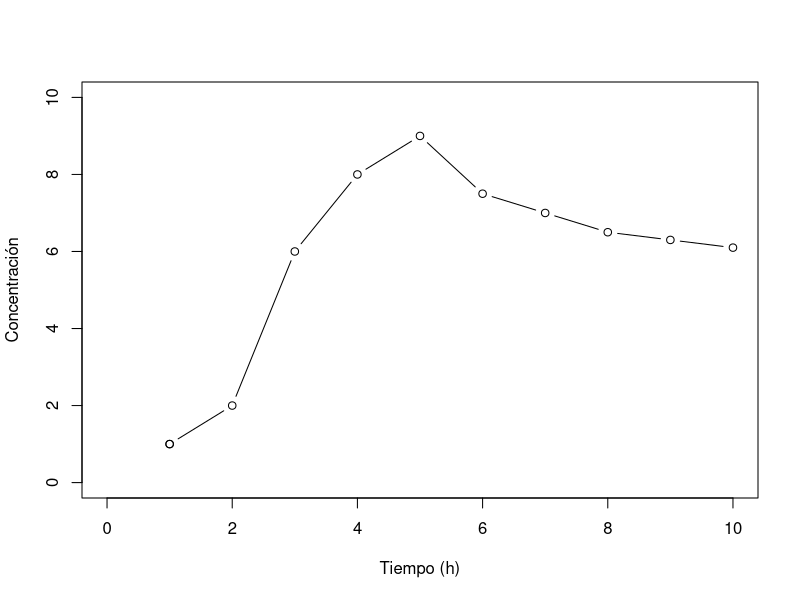
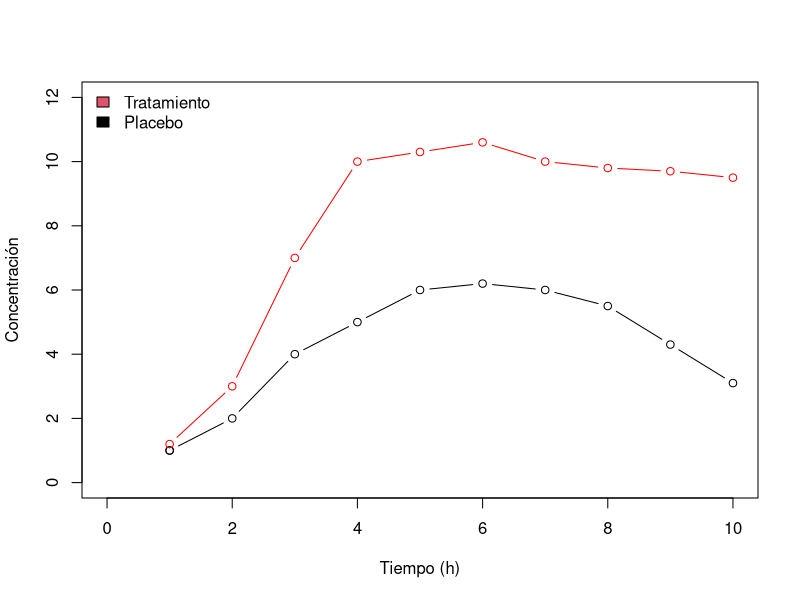
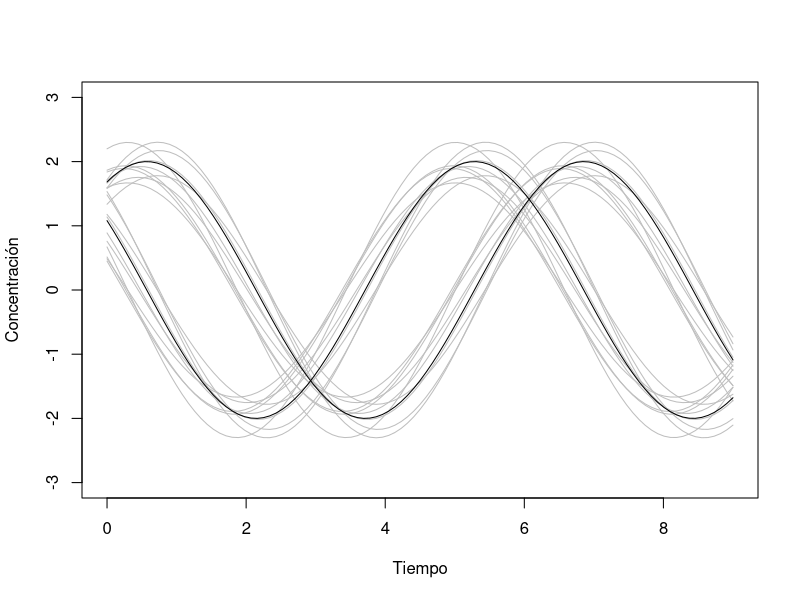
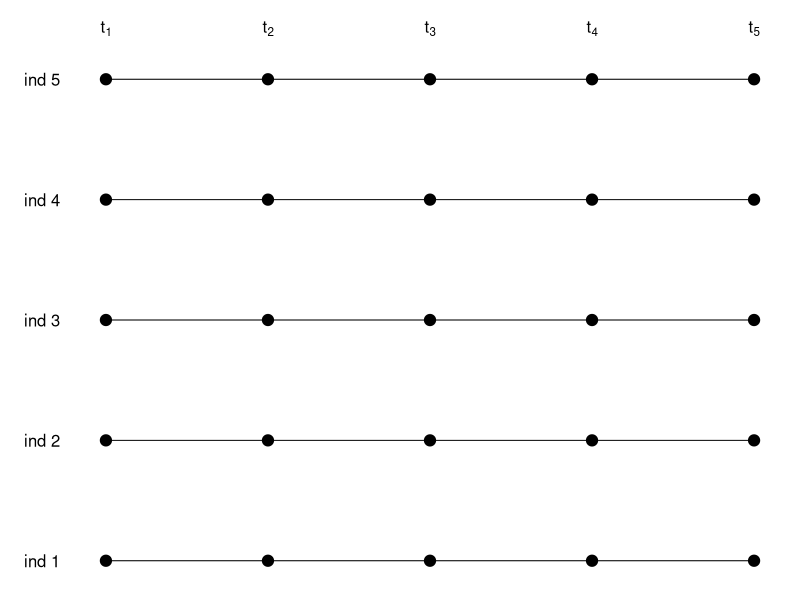
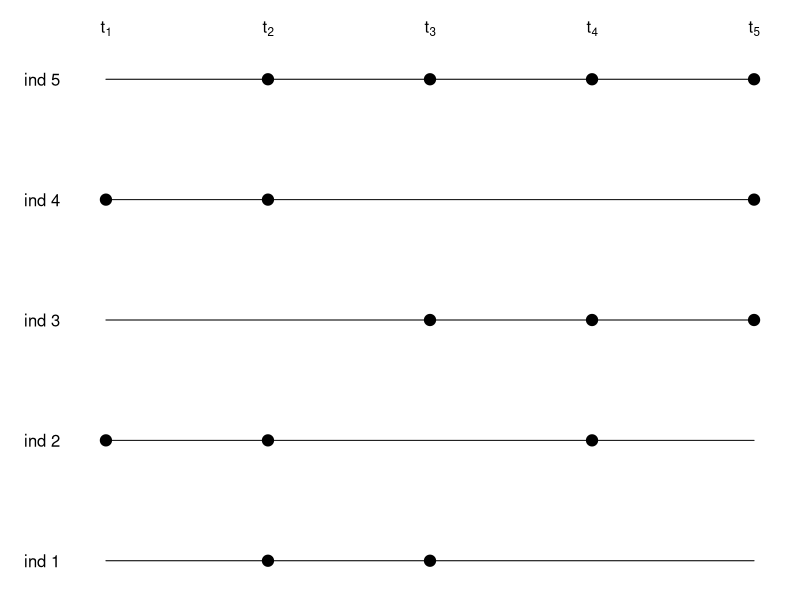
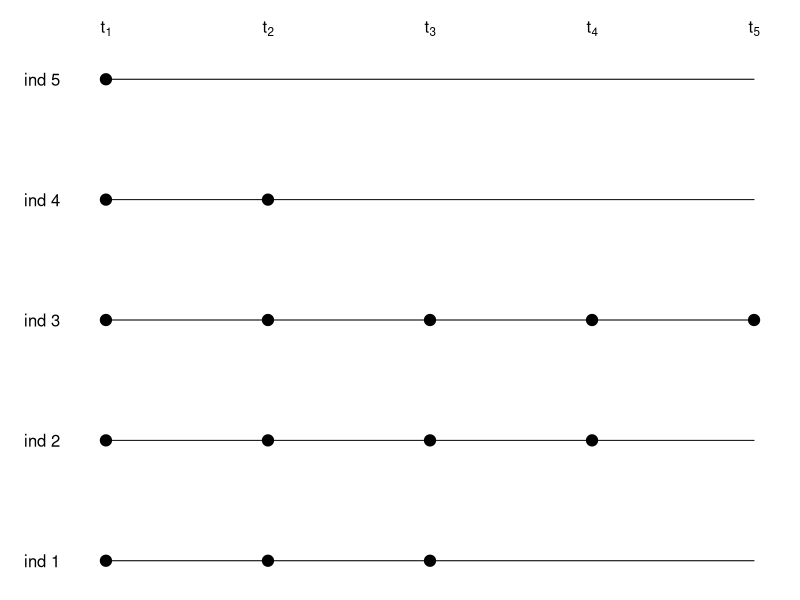
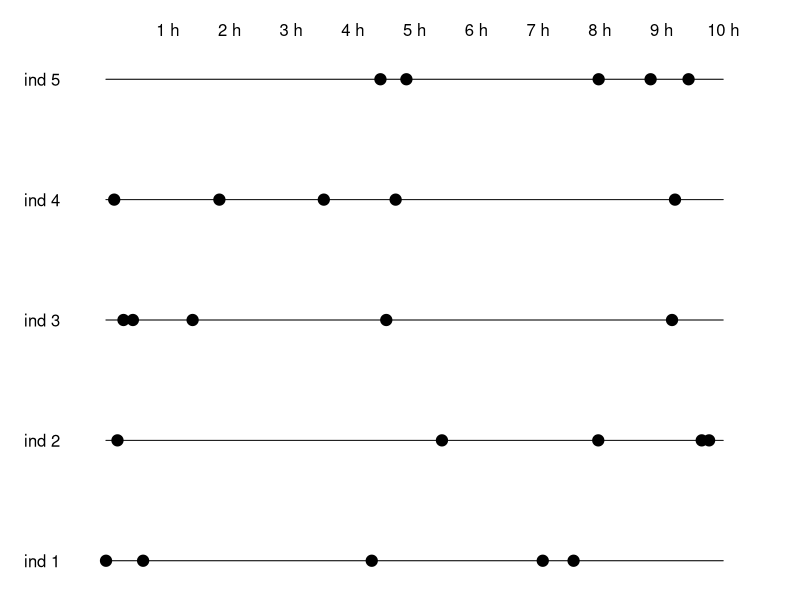

Write the R code that produced these figures, in order.
## ---- chunk 1
plot(1, xlim=c(0,10), ylim=c(0,10), xlab="Tiempo (h)", ylab="Concentración")
lines(1:10, c(1,2,6,8,9,7.5,7,6.5,6.3,6.1), type="b")
## ---- chunk 2
plot(1, xlim=c(0,10), ylim=c(0,12), xlab="Tiempo (h)", ylab="Concentración")
lines(1:10, c(1,2,4,5,6,6.2,6,5.5,4.3,3.1), type="b")
lines(1:10, c(1.2,3,7,10,10.3,10.6,10,9.8,9.7,9.5), type="b", col="red")
legend("topleft", c("Tratamiento","Placebo"), bty="n",fill=c(2,1))
## ---- chunk 3
A<- 2
w <- 1
plot(1, type="n",ylim=c(-3,3), xlim=c(0,9), xlab="Tiempo", ylab="Concentración")
sim <- replicate(10,{
  A<- 2+runif(1,-0.4,0.4)
  w <- 1+runif(1,-0.4,0.4)
  curve(A*sin(x+w), add=TRUE,col="grey") 
  curve(A*cos(x+w), add=TRUE,col="grey")
})
A<- 2
w <- 1
curve(A*sin(x+w), add=TRUE,col="black")
curve(A*cos(x+w), add=TRUE,col="black")  
## ---- chunk 4
par(mar=c(1,4,3,1))
plot(1:5, ylim=c(1,5), xlim=c(1,5), type="n", axes=FALSE, xlab="", ylab="")
lines(c(1,5),c(1,1))
lines(c(1,5),c(2,2))
lines(c(1,5),c(3,3))
lines(c(1,5),c(4,4))
lines(c(1,5),c(5,5))
points(rep(1:5, each=5), rep(1:5,5), pch=19, cex=1.5)
axis(2,1:5, paste("ind",1:5), tick=FALSE, las=2, cex=0.8)
axis(3,1:5, c(expression(t[1]),expression(t[2]),expression(t[3]),expression(t[4]),expression(t[5])), tick=FALSE, las=1, cex=0.8)
## ---- chunk 5
par(mar=c(1,4,3,1))
plot(1:5, ylim=c(1,5), xlim=c(1,5), type="n", axes=FALSE, xlab="", ylab="")
lines(c(1,5),c(1,1))
lines(c(1,5),c(2,2))
lines(c(1,5),c(3,3))
lines(c(1,5),c(4,4))
lines(c(1,5),c(5,5))
tt <- rep(1:5,5)
tt[sample(1:length(tt), 10)] <- NA
points(rep(1:5, each=5), tt, pch=19, cex=1.5)
axis(2,1:5, paste("ind",1:5), tick=FALSE, las=2, cex=0.8)
axis(3,1:5, c(expression(t[1]),expression(t[2]),expression(t[3]),expression(t[4]),expression(t[5])), tick=FALSE, las=1, cex=0.8)
## ---- chunk 6
par(mar=c(1,4,3,1))
plot(1:5, ylim=c(1,5), xlim=c(1,5), type="n", axes=FALSE, xlab="", ylab="")
lines(c(1,5),c(1,1))
lines(c(1,5),c(2,2))
lines(c(1,5),c(3,3))
lines(c(1,5),c(4,4))
lines(c(1,5),c(5,5))
tt <- rep(1:5,5)
tt <- matrix(tt, 5,5)
tt[1, 4:5] <- NA
tt[2, 5] <- NA
tt[4, 3:5] <- NA
tt[5, 2:5] <- NA
points(rep(1:5, each=5), as.vector(tt), pch=19, cex=1.5)
axis(2,1:5, paste("ind",1:5), tick=FALSE, las=2, cex=0.8)
axis(3,1:5, c(expression(t[1]),expression(t[2]),expression(t[3]),expression(t[4]),expression(t[5])), tick=FALSE, las=1, cex=0.8)
## ---- chunk 7
set.seed(123456)
par(mar=c(1,4,3,1))
plot(1, ylim=c(1,5), xlim=c(0,10.5), type="n", axes=FALSE, xlab="", ylab="")
lines(c(0,10),c(1,1))
lines(c(0,10),c(2,2))
lines(c(0,10),c(3,3))
lines(c(0,10),c(4,4))
lines(c(0,10),c(5,5))
for (i in 1:5) points(rep(rbeta(5,0.5,0.5)*10), rep(i, 5), pch=19, cex=1.5)
axis(2,1:5, paste("ind",1:5), tick=FALSE, las=2, cex=0.8)
axis(3,1:10, paste(1:10, "h"), tick=FALSE, las=1, cex=0.8)
